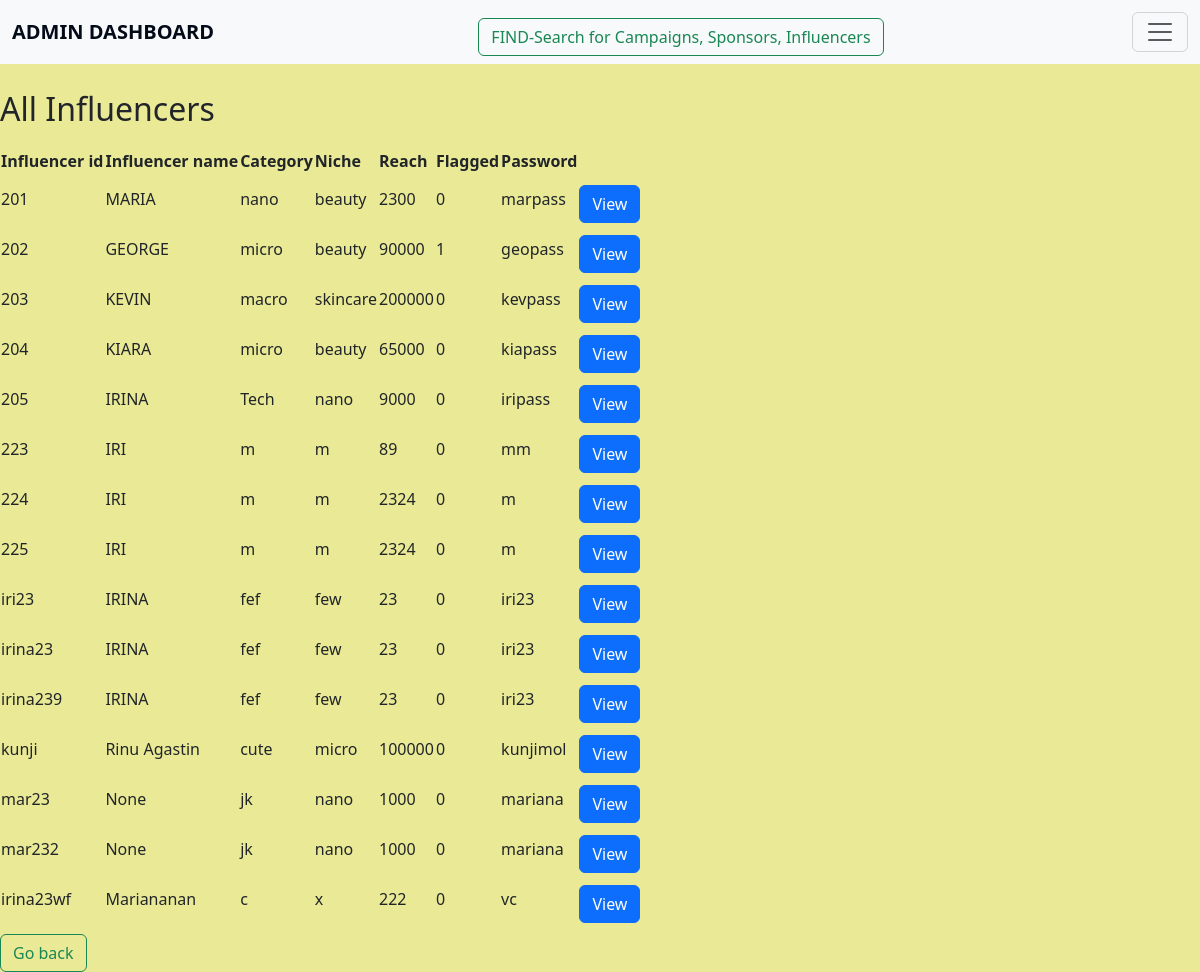
Before: /influencers with the older database file.
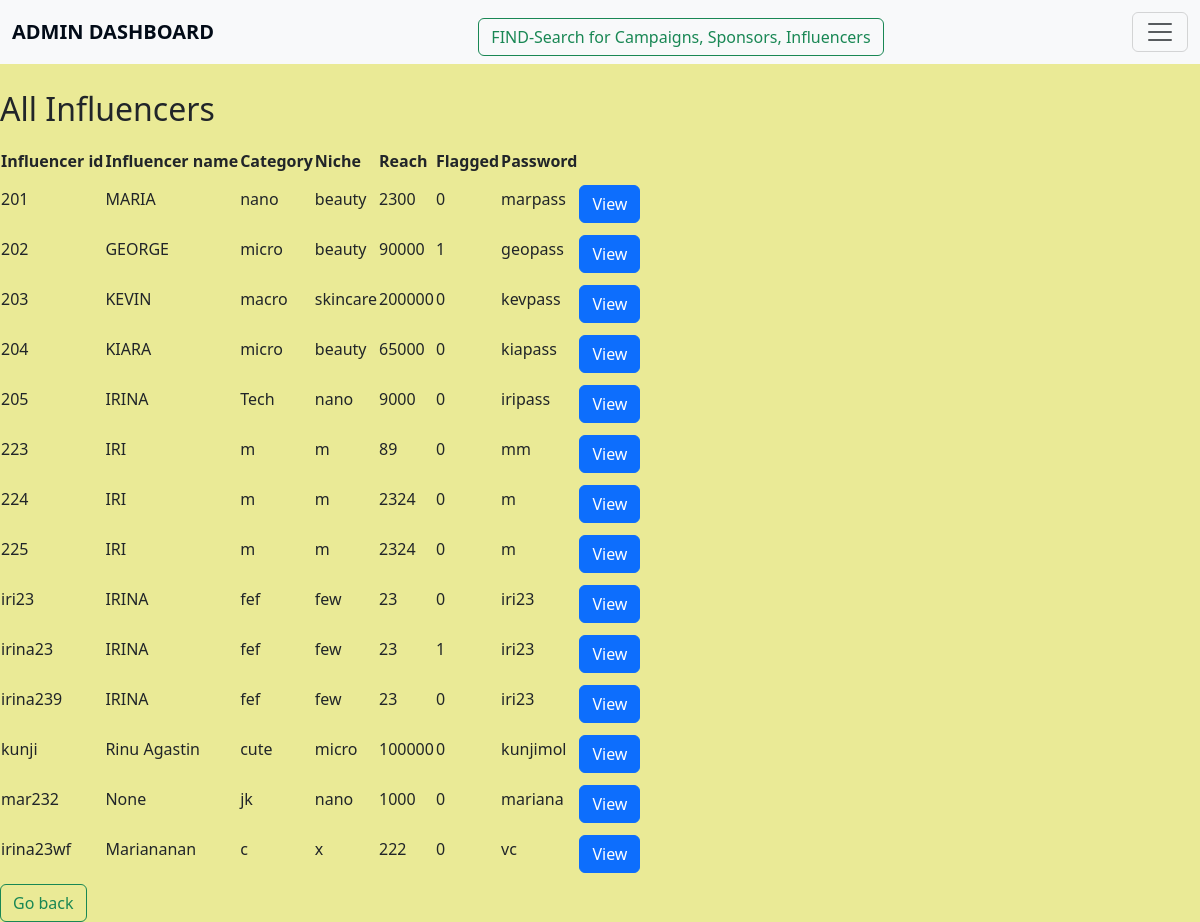
After: the same page with the newer database file.
### application/models.py (models this page shows, shortened)
class Influencer(db.Model):
    __tablename__="influencer"
    inf_id=db.Column(db.String,primary_key=True,nullable=False)
    inf_name=db.Column(db.String)
    inf_password=db.Column(db.String,nullable=False)
    inf_category=db.Column(db.String,nullable=False)
    inf_niche=db.Column(db.String,nullable=False)
    inf_reach=db.Column(db.Integer,nullable=False)
    flagged=db.Column(db.Integer, default=0)
    rating=db.Column(db.Integer)
    inf_req=db.relationship('Adrequest')

### application/controllers.py (the view)
@app.route("/influencers",methods=["GET"])
def influencers():
    inf=Influencer.query.all()
    return render_template('influencers.html',inf=inf)

### templates/influencers.html (shortened to what this page needs)
<!DOCTYPE html>
<html lang="en">
<head>
    <link href="https://cdn.jsdelivr.net/npm/bootstrap@5.3.3/dist/css/bootstrap.min.css" rel="stylesheet">
</head>
<body>
    <nav class="navbar bg-body-tertiary fixed-top">
        <div class="container-fluid">
            <a class="navbar-brand" href="/">ADMIN DASHBOARD</a>
            <a href="find_details"><button class="btn btn-outline-success" type="button">FIND-Search for Campaigns, Sponsors, Influencers</button></a>
            <button class="navbar-toggler" type="button" data-bs-toggle="offcanvas" data-bs-target="#offcanvasNavbar" aria-controls="offcanvasNavbar" aria-label="Toggle navigation">
                <span class="navbar-toggler-icon"></span>
            </button>
        </div>
    </nav>
    <h2>All Influencers</h2>
    <table id="all-Influencers">
        <tr>
            <th>Influencer id</th>
            <th>Influencer name</th>
            <th>Category</th>
            <th>Niche</th>
            <th>Reach</th>
            <th>Flagged</th>
            <th>Password</th>
        </tr>
        {%for i in inf%}
            <tr>
                <td>{{i.inf_id}}</td>
                <td>{{i.inf_name}}</td>
                <td>{{i.inf_category}}</td>
                <td>{{i.inf_niche}}</td>
                <td>{{i.inf_reach}}</td>
                <td>{{i.flagged}}</td>
                <td>{{i.inf_password}}</td>
                <td><a href="{{url_for('inf_details', inf_id=i.inf_id) }}" class="btn btn-primary" type="button">View</a></td>
            </tr>
        {%endfor%}
    </table>
    <td> <a href="{{url_for('admin_dashboard') }}"><button class="btn btn-outline-success" type="button">Go back</button></a></td>
</body>
</html>

Changed rows visible on the page:
removed Influencer: inf_id "mar23", inf_name "None", inf_category "jk", inf_niche "nano", inf_reach "1000", flagged "0", inf_password "mariana"
changed Influencer "irina23": flagged "0" → "1"
